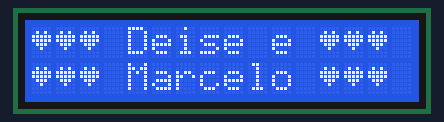
This sketch was run on a simulated Arduino Uno, built with avr-gcc and run on an emulated ATmega328P. Shown: 16×2 character LCD.

Above: at 0.2 s.
At 1.2 s:
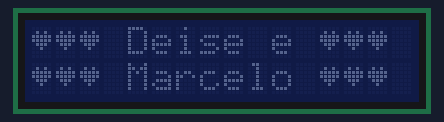

The sketch:

lcd.ino
```cpp
// Programa : Display LCD 16x2 e modulo I2C
// Autor : Arduino e Cia

#include <Wire.h>
#include <LiquidCrystal_I2C.h>

// Inicializa o display no endereco 0x27
LiquidCrystal_I2C lcd(0x27,2,1,0,4,5,6,7,3, POSITIVE);

uint8_t heart[8] = {0x0, 0xa, 0x1f, 0x1f, 0xe, 0x4, 0x0};

void setup()
{
  lcd.begin(16,2);
  lcd.createChar(3, heart);
}

void loop()
{
  lcd.setBacklight(HIGH);
  lcd.setCursor(0,0);
  // lcd.print("Arduino e Cia !!");
  lcd.write(3);
  lcd.write(3);
  lcd.write(3);
  lcd.print(" Deise e ");
  lcd.write(3);
  lcd.write(3);
  lcd.write(3);
  lcd.setCursor(0,1);
  lcd.write(3);
  lcd.write(3);
  lcd.write(3);
  lcd.print(" Marcelo ");
  lcd.write(3);
  lcd.write(3);
  lcd.write(3);
  // lcd.print("LCD e modulo I2C");
  delay(1000);
  lcd.setBacklight(LOW);
  delay(1000);
}
```

Measured:
- what the display in image 1 shows lasts 1.0 s, from 1.1 s to 2.1 s
